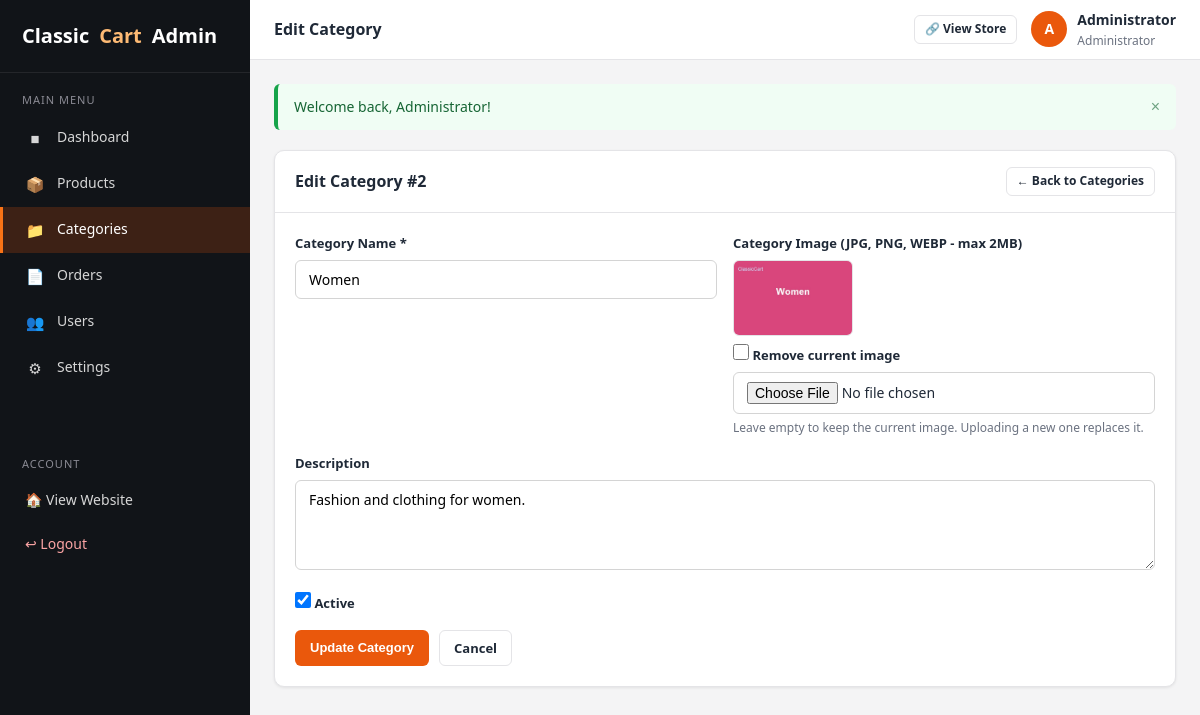
Page /admin/category-edit.php?id=2 (signed in) on the committed database.
### tables this page shows
CREATE TABLE `categories` (
  `id` INT(11) NOT NULL AUTO_INCREMENT,
  `name` VARCHAR(100) NOT NULL,
  `image` VARCHAR(255) DEFAULT NULL,
  `description` TEXT DEFAULT NULL,
  `status` TINYINT(1) NOT NULL DEFAULT 1 COMMENT '1 = active, 0 = inactive',
  `created_at` TIMESTAMP NOT NULL DEFAULT CURRENT_TIMESTAMP,
  PRIMARY KEY (`id`),
  UNIQUE KEY `uq_category_name` (`name`)
);

### includes/functions.php (called while the page is built, shortened)
<?php
require_once __DIR__ . '/../config/database.php';
function flash_get(): array
{
    $messages = $_SESSION['flash'] ?? array();
    return $messages;
}
function e(?string $value): string
{
    return htmlspecialchars((string)$value, ENT_QUOTES, 'UTF-8');
}
function base_url(): string
{
    $dir = str_replace('\\', '/', dirname($_SERVER['SCRIPT_NAME']));
    $dir = rtrim($dir, '/');
    if (strpos($dir, '/admin') !== false) {
        $dir = substr($dir, 0, strpos($dir, '/admin'));
    }
    return $dir;
}
    ?>
    <?php
function category_image(?string $image): string
{
    return base_url() . '/uploads/categories/' . rawurlencode($image);
}

### config/database.php (called while the page is built, shortened)
<?php
function db(): PDO
{
    static $pdo = null;
    if ($pdo === null) {
        try {
            $pdo = new PDO(
                'mysql:host=' . DB_HOST . ';dbname=' . DB_NAME . ';charset=utf8mb4',
                DB_USER,
                DB_PASS,
                array(
                    PDO::ATTR_ERRMODE            => PDO::ERRMODE_EXCEPTION,
                    PDO::ATTR_DEFAULT_FETCH_MODE => PDO::FETCH_ASSOC,
                    PDO::ATTR_EMULATE_PREPARES   => false,
                )
            );
        } catch (PDOException $e) {
            die('Database connection could not be established. Please check your configuration in config/database.php and make sure the database was imported.');
        }
    }
    return $pdo;
}

### includes/auth.php (called while the page is built, shortened)
<?php
require_once __DIR__ . '/functions.php';
function current_admin(): ?array
{
    $stmt = db()->prepare('SELECT * FROM admins WHERE id = ? LIMIT 1');
    $stmt->execute(array((int)$_SESSION['admin_id']));
    $admin = $stmt->fetch();
    if ($admin && (int)$admin['status'] === 1) {
        return $admin;
    }
    return null;
}

### admin/category-edit.php (the view, shortened to what this page needs)
<?php
$page_title = 'Edit Category';
require_once __DIR__ . '/includes/header.php';
$id = (int)($_GET['id'] ?? 0);
$stmt = db()->prepare('SELECT * FROM categories WHERE id = ?');
$stmt->execute(array($id));
$category = $stmt->fetch();
$input = array(
    'name'        => $category['name'],
    'image'       => $category['image'],
    'description' => $category['description'],
    'status'      => $category['status'],
);
?>
<div class="card">
    <div class="card-header">
        <h3>Edit Category #<?php echo (int)$id; ?></h3>
        <a href="categories.php" class="btn btn-outline btn-sm">&larr; Back to Categories</a>
    </div>
    <div class="card-body">
        <form method="post" action="category-edit.php?id=<?php echo (int)$id; ?>" enctype="multipart/form-data">
            <div class="form-grid">
                <div class="form-group">
                    <label for="name">Category Name *</label>
                    <input type="text" id="name" name="name" class="form-control" value="<?php echo e($input['name']); ?>" required>
                </div>
                <div class="form-group">
                    <label for="image">Category Image (JPG, PNG, WEBP - max 2MB)</label>
                    <?php if (!empty($category['image'])) { ?>
                        <div class="category-image-preview">
                            <img src="<?php echo e(category_image($category['image'])); ?>" alt="<?php echo e($category['name']); ?>">
                            <label class="flex" style="gap:6px; width:fit-content; margin-top:8px;">
                                <input type="checkbox" name="remove_image" value="1" style="width:16px;height:16px;">
                                Remove current image
                            </label>
                        </div>
                    <?php } ?>
                    <input type="file" id="image" name="image" class="form-control" accept=".jpg,.jpeg,.png,.webp">
                    <div class="form-hint">Leave empty to keep the current image. Uploading a new one replaces it.</div>
                </div>
            </div>
            <div class="form-group">
                <label for="description">Description</label>
                <textarea id="description" name="description" class="form-control"><?php echo e($input['description']); ?></textarea>
            </div>
            <div class="form-group">
                <label class="flex" style="gap:8px; width:fit-content;">
                    <input type="checkbox" name="status" value="1" <?php echo $input['status'] ? 'checked' : ''; ?> style="width:16px;height:16px;">
                    Active
                </label>
            </div>
            <div class="form-actions">
                <button type="submit" class="btn btn-primary">Update Category</button>
                <a href="categories.php" class="btn btn-outline">Cancel</a>
            </div>
        </form>
    </div>
</div>
<?php require_once __DIR__ . '/includes/footer.php'; ?>

### admin/includes/header.php (shortened to what this page needs)
<?php
require_once __DIR__ . '/../../includes/auth.php';
$admin     = current_admin();
$flashMsgs = flash_get();
$adminInitial = strtoupper(substr($admin['name'], 0, 1));
?>
<!DOCTYPE html>
<html lang="en">
<head>
    <link rel="stylesheet" href="assets/css/admin.css">
</head>
<body>
<div class="admin-wrapper">
    <?php require __DIR__ . '/sidebar.php'; ?>
    <div class="admin-main">
        <header class="admin-topbar">
            <div class="flex">
                <span class="topbar-title"><?php echo e($page_title); ?></span>
            </div>
            <div class="topbar-right">
                <a href="../index.php" class="btn btn-outline btn-sm">&#128279; View Store</a>
                <div class="admin-avatar">
                    <span class="avatar-circle"><?php echo e($adminInitial); ?></span>
                    <div>
                        <div class="admin-name"><?php echo e($admin['name']); ?></div>
                        <div class="admin-role">Administrator</div>
                    </div>
                </div>
            </div>
        </header>
        <div class="admin-content">
            <?php if (!empty($flashMsgs)) { ?>
                <div class="flash-container">
                    <?php foreach ($flashMsgs as $type => $messages) { ?>
                        <?php foreach ($messages as $msg) { ?>
                            <div class="flash flash-<?php echo e($type === 'error' ? 'danger' : $type); ?>">
                                <span><?php echo e($msg); ?></span>
                                <button type="button" class="flash-close" aria-label="Close">&times;</button>
                            </div>
                        <?php } ?>
                    <?php } ?>
                </div>
            <?php } ?>

### admin/assets/css/admin.css (style rules this page uses)
:root { --primary: #ea580c; --primary-dark: #c2410c; --sidebar-bg: #111418; --sidebar-text: #d6d6d6; --dark: #111418; --text: #1f2937; --muted: #6b7280; --light-bg: #f4f4f5; --white: #ffffff; --border: #e4e4e7; --success: #16a34a; --warning: #d97706; --danger: #dc2626; --info: #0f766e; --radius: 10px; --radius-sm: 6px; --shadow: 0 1px 3px rgba(17, 17, 17, 0.08); --shadow-md: 0 4px 12px rgba(17, 17, 17, 0.10); }
* { margin: 0; padding: 0; box-sizing: border-box; }
body { font-family: "Segoe UI", Tahoma, Arial, "Helvetica Neue", sans-serif; background: var(--light-bg); color: var(--text); font-size: 14px; line-height: 1.6; overflow-x: hidden; }
img { max-width: 100%; }
a { color: var(--primary); text-decoration: none; }
.admin-wrapper { display: flex; min-height: 100vh; }
.admin-main { flex: 1; margin-left: 250px; min-width: 0; display: flex; flex-direction: column; }
.admin-topbar { background: var(--white); border-bottom: 1px solid var(--border); padding: 0 24px; height: 60px; display: flex; align-items: center; justify-content: space-between; position: sticky; top: 0; z-index: 900; }
.admin-topbar .topbar-title { font-weight: 600; font-size: 16px; }
.admin-topbar .topbar-right { display: flex; align-items: center; gap: 14px; }
.admin-topbar .admin-avatar { display: flex; align-items: center; gap: 10px; }
.admin-topbar .avatar-circle { width: 36px; height: 36px; border-radius: 50%; background: var(--primary); color: #fff; display: flex; align-items: center; justify-content: center; font-weight: 700; font-size: 14px; }
.admin-topbar .admin-name { font-weight: 600; font-size: 14px; }
.admin-topbar .admin-role { font-size: 12px; color: var(--muted); }
.admin-content { padding: 24px; flex: 1; }
.card { background: var(--white); border: 1px solid var(--border); border-radius: var(--radius); box-shadow: var(--shadow); margin-bottom: 20px; }
.card-header { display: flex; align-items: center; justify-content: space-between; gap: 12px; padding: 16px 20px; border-bottom: 1px solid var(--border); flex-wrap: wrap; }
.card-header h3 { font-size: 16px; }
.card-body { padding: 20px; }
.category-image-preview img { width: 120px; height: 76px; object-fit: cover; border-radius: var(--radius-sm); border: 1px solid var(--border); display: block; }
.btn { display: inline-flex; align-items: center; justify-content: center; gap: 5px; padding: 8px 14px; border: 1px solid transparent; border-radius: var(--radius-sm); font-size: 13px; font-weight: 600; cursor: pointer; background: none; color: var(--text); transition: all 0.15s ease; line-height: 1.4; }
.btn-primary { background: var(--primary); color: #fff; }
.btn-outline { border-color: var(--border); background: var(--white); color: var(--text); }
.btn-sm { padding: 5px 10px; font-size: 12px; }
.form-group { margin-bottom: 16px; }
.form-group label { display: block; margin-bottom: 6px; font-weight: 600; font-size: 13px; }
.form-control { width: 100%; padding: 9px 13px; border: 1px solid #d4d4d4; border-radius: var(--radius-sm); font-size: 14px; font-family: inherit; background: var(--white); transition: border-color 0.15s ease, box-shadow 0.15s ease; }
textarea.form-control { min-height: 90px; resize: vertical; }
.form-grid { display: grid; grid-template-columns: 1fr 1fr; gap: 16px; }
.form-hint { font-size: 12px; color: var(--muted); margin-top: 4px; }
.form-actions { display: flex; gap: 10px; margin-top: 8px; flex-wrap: wrap; }
.flash-container { margin-bottom: 20px; }
.flash { display: flex; align-items: center; justify-content: space-between; gap: 10px; padding: 12px 16px; border-radius: var(--radius-sm); border-left-width: 4px; border-left-style: solid; margin-bottom: 10px; font-size: 14px; }
.flash-success { background: #f0fdf4; border-left-color: var(--success); color: #166534; }
.flash-close { background: none; border: none; font-size: 16px; cursor: pointer; color: inherit; opacity: 0.6; }
.flex { display: flex; align-items: center; gap: 10px; flex-wrap: wrap; }

### rows in the picture
categories: name "Women", image (picture), description "Fashion and clothing for women.", status "☑"

### other values in the picture
$page_title "Edit Category"
$adminInitial "A"
$admin['name'] "Administrator"
$msg "Welcome back, Administrator!"
$id "2"
